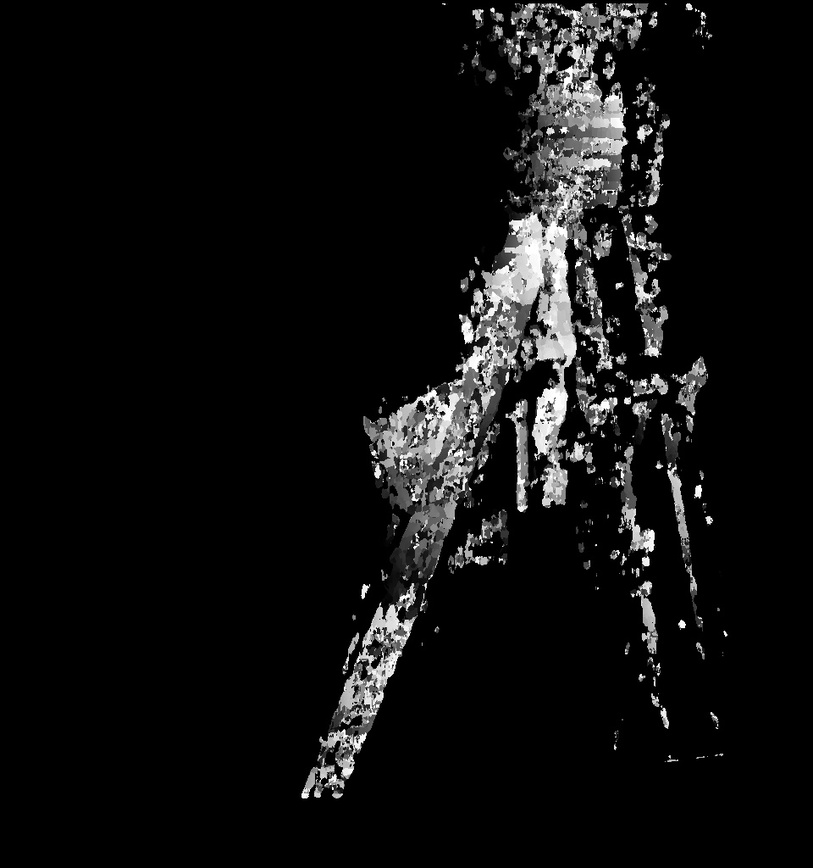
#> input picture notebooks/countours/disparity_visualBW_23.jpg, 813 x 868 px, shrunk from 960 x 1024 before the run
$ jupyter execute findCenterOfObject.ipynb   (Python 2 division)   (older library calls are emulated)
#> lines starting #> are read from the running program, lines starting #| are printed output that depends on the picture; after the words box and inside, x2 and y2 are one past the last pixel; in counts of white or black regions, pixels touching at a corner belong together
# Finding the center of the disparity image

[cell 1]
# import neccasary pacages
import numpy as np
import cv2

# load disparity image
image = cv2.imread("disparity_visualBW_23.jpg")
#> image is the input picture: shape (868, 813, 3); min 0, max 255, mean 15.4

print str(image.dtype)
#| uint8

cv2.imshow("image", image)
cv2.waitKey(0)

### Extract the countour

-->  draw the coutour for vizualization

[cell 2]
# import neccasary pacages
import numpy as np
import cv2

# load disparity image
#image = cv2.imread("C:\CV_projects\AURlabCVsimulator\notebooks\countours\disparity_visualBW_23.jpg")
image = cv2.imread("disparity_visualBW_23.jpg")

# The image need to be monochrome i.e only one channel --> no (r,g,b)
# to be able to run findContours
imageMono= image
imageMono = cv2.cvtColor(image, cv2.cv.CV_BGR2GRAY)
#image = imageMono

# make image abs
#image = cv2.convertScaleAbs(image)

# prepare image for centroid calculations
# DILATE white points...
imageMono = cv2.dilate(imageMono, np.ones((5, 5)))
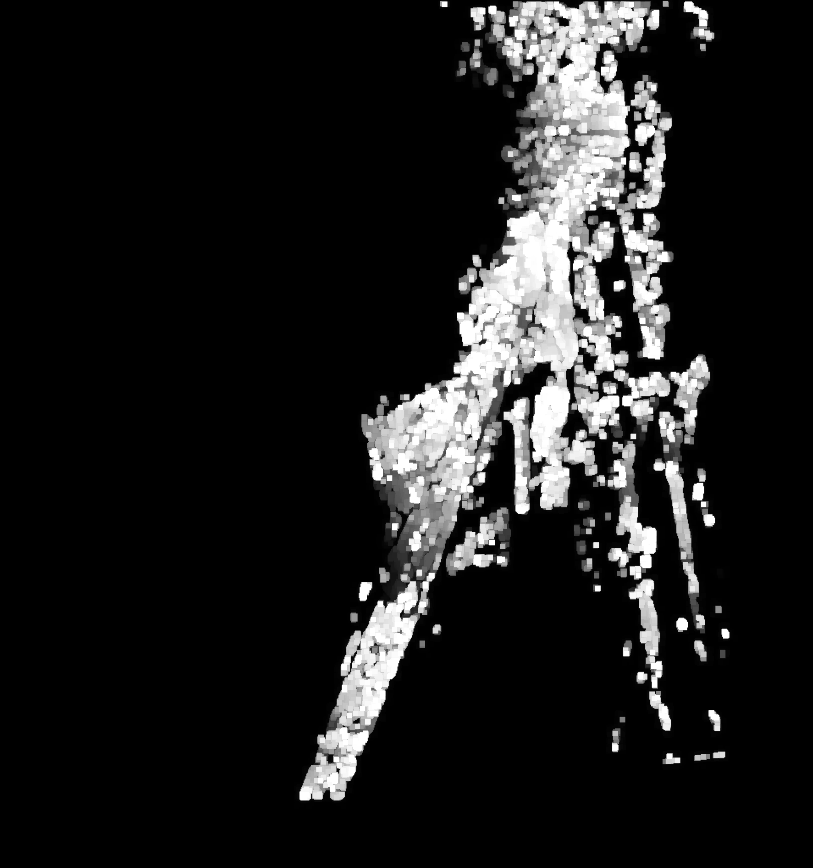
#> imageMono: shape (868, 813); min 0, max 255, mean 29.9
imageMono = cv2.dilate(imageMono, np.ones((5, 5)))
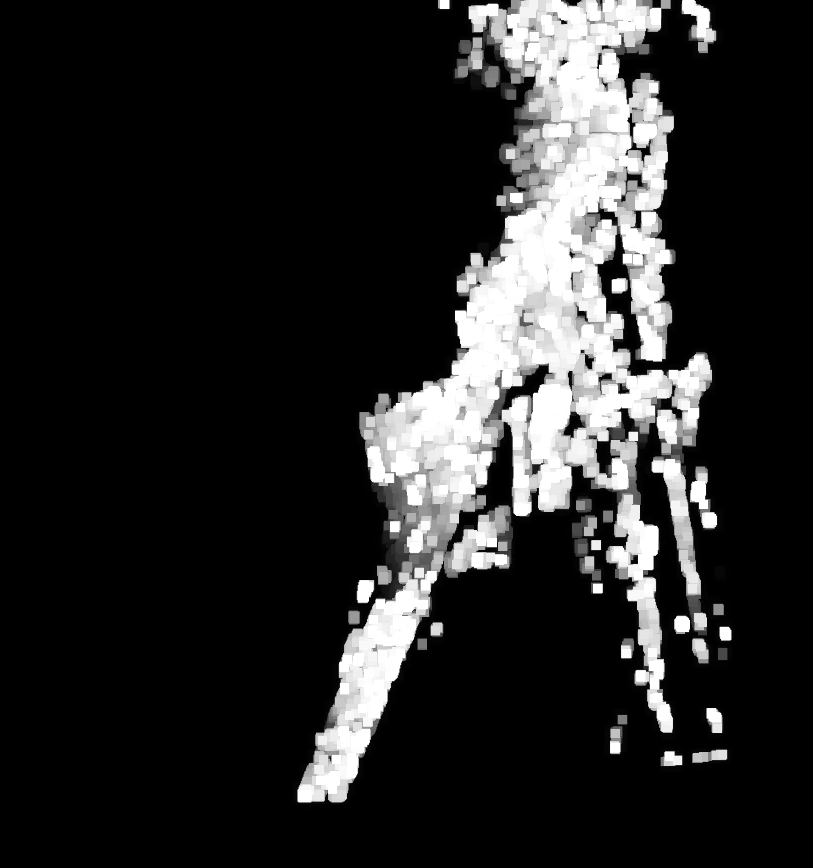
#> imageMono: shape (868, 813); min 0, max 255, mean 39.9

#image = image.astype(np.uint8)

# find all contours in the image and draw ALL contours on the image
#(cnts, _) = cv2.findContours(image.copy(), cv2.RETR_LIST, cv2.CHAIN_APPROX_SIMPLE)
(contours0, _) = cv2.findContours(imageMono, cv2.RETR_EXTERNAL, cv2.CHAIN_APPROX_SIMPLE)
#> contours0 = 6 contours; box (x1, y1, x2, y2) and area: (292, 0, 740, 811) 167971, (660, 743, 732, 772) 1406, (604, 708, 628, 756) 966, (700, 708, 729, 740) 676, (708, 564, 732, 582) 335, (436, 0, 454, 12) 180
clone = imageMono.copy()
cv2.drawContours(clone, contours0, -1, (255, 255, 255), 2)
print "Found {} contours".format(len(contours0))
#| Found 6 contours

# show the output image
cv2.imshow("All Contours", clone)
cv2.waitKey(0)

The image displayed

###  Finding the center of the object

Since there is different sizes of coutours, we need a way to weigh them so we get the average center of all the area seen.

##### The geometric center is given by summing up all then centroids respective x and y position and multiplying them with there respective "Area".
area = cv2.contourArea(cnt)

m = cv2.moments(cnt)

centroid_X = [area *int(round(m['m10']/m['m00']))]

centroid_y = [area *int(round(m['m01']/m['m00']))]

#### Then to Average all the centroids we divide by the totale Area given the folowing formula

centroid_XList/areaTot

centroid_YList/areaTot

Before we sum up alle the "scaled" x and y positions to tp give the real centers.

C_X = np.sum(centroid_XListCenters)

C_Y = np.sum(centroid_YListCenters)

[cell 3]
centroid_XList = []
centroid_YList = []

areaTot = 0
for (i, cnt) in enumerate(contours0):
    area = cv2.contourArea(cnt)

    # compute the moments of the contour
    # use the moments to compute the "center of mass" of each contour
    m = cv2.moments(cnt)
    centroid_X = [area *int(round(m['m10']/m['m00']))]
    centroid_y = [area *int(round(m['m01']/m['m00']))]

    centroid_XList.append(centroid_X)
    centroid_YList.append(centroid_y)

    areaTot = areaTot + area
#> this loop made 6 passes
#> (area, centroid_X, centroid_y, areaTot) on passes 1 to 6: (1406, [975764], [1065748], 1406), (676, [483340], [488072], 2082), (966, [595056], [708078], 3048), (335, [241200], [191620], 3383), (167971, [91544195], [63493038], 171354), (180.5, [80322.5], [902.5], 171534.5)
#> after the loop, areaTot = 171534.5; centroid_XList = [[975764], [483340], [595056], [241200], [91544195], [80322.5]]; centroid_YList = [[1065748], [488072], [708078], [191620], [63493038], [902.5]]

centroid_XList = np.asarray(centroid_XList)
#> centroid_XList = [975764, 483340, 595056, 241200, 91544195, 80322.5]
centroid_YList = np.asarray(centroid_YList)
#> centroid_YList = [1065748, 488072, 708078, 191620, 63493038, 902.5]

# take the average
centroid_XListCenters = centroid_XList/areaTot
#> centroid_XListCenters = [5.69, 2.82, 3.47, 1.41, 533.7, 0.468]
centroid_YListCenters = centroid_YList/areaTot
#> centroid_YListCenters = [6.21, 2.85, 4.13, 1.12, 370.1, 0.00526]

# sum the points and cast to int so cv2.draw works
objectCenterX = int(np.sum(centroid_XListCenters))
#> objectCenterX = 547
objectCenterY = int(np.sum(centroid_YListCenters))
#> objectCenterY = 384

print objectCenterX
#| 547
print objectCenterY
#| 384

### Draw the center on the image to check it is correct

[cell 4]
# Unpack tuple.
#objectCenterX = int(objectCenterX)
#objectCenterY = int(objectCenterY)

# draw the center of the object on the image
cv2.circle(clone, (objectCenterX, objectCenterY), 10, (255, 255, 255), 2)
#> clone: shape (868, 813); min 0, max 255, mean 44.7

# show the output image
cv2.imshow("All Contours + center", clone)
cv2.waitKey(0)

## Get the centerCodinates for drawing purposes later

[cell 5]
########################################
moments = [cv2.moments(cnt) for cnt in contours0]
#> moments = 6 items
centroids = [( int(round(m['m10']/m['m00'])), int(round(m['m01']/m['m00'])) ) for m in moments]
#> centroids = [(694, 758), (715, 722), (616, 733), (720, 572), (545, 378), (445, 5)]
centerCordinates = []
for ctr in centroids:
    centerCordinates.append(ctr)
#> this loop made 6 passes
#> after the loop, centerCordinates has the same summary as centroids
centerCordinates = np.asarray(centerCordinates)
#> centerCordinates = [[694, 758], [715, 722], [616, 733], [720, 572], [545, 378], [445, 5]]
#########################################

### Make a bounding box with  some margin around the obstacle

[cell 6]
# Get the outhermost --> areas so we can make a circle around the dots, not the centers.
(contours0, _) = cv2.findContours(clone.copy(), cv2.RETR_EXTERNAL, cv2.CHAIN_APPROX_SIMPLE)
#> contours0 = 5 contours; box (x1, y1, x2, y2) and area: (291, 0, 741, 812) 172276, (659, 742, 733, 773) 1643, (603, 707, 629, 757) 1108, (699, 707, 730, 741) 796, (435, 0, 455, 13) 220

xLast, yLast = clone.shape[:2]
#> xLast = 868; yLast = 813
wLast = 0
hLast = 0

for c in contours0:
    # fit a bounding box to the contour
    (x, y, w, h) = cv2.boundingRect(c)

    if(xLast > x):
        xLast = x

    if(yLast > y):
        yLast = y

    #if (wLast < w):
    wLast = wLast + w

    #if (hLast < h):
    hLast = hLast + h

    print "x : " + str(x)
    print "y : " + str(y)
    print "w : " + str(w)
#> this loop made 5 passes
#> (x, y, w, h, xLast, yLast, wLast, hLast) on passes 1, 4: (659, 742, 74, 31, 659, 742, 74, 31), (291, 0, 450, 812, 291, 0, 581, 927)
#> (x, y, w, h, yLast, wLast, hLast) on pass 2: (699, 707, 31, 34, 707, 105, 65)
#> (printed output is left out)
#> after the loop, hLast = 940; wLast = 601; xLast = 291; yLast = 0


cv2.rectangle(clone, (xLast, yLast), (xLast + wLast, yLast + hLast), (255, 255, 255), 2)
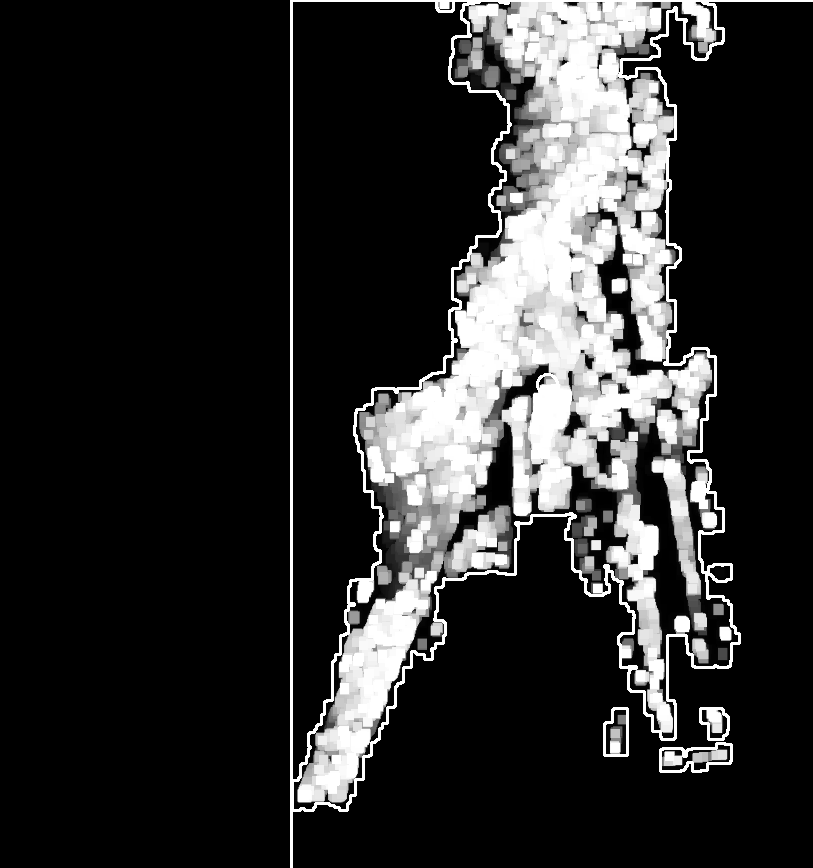
#> clone: shape (868, 813); min 0, max 255, mean 45.8


# Display the drawn image
cv2.imshow("drawnImage", clone)
cv2.waitKey(0)
